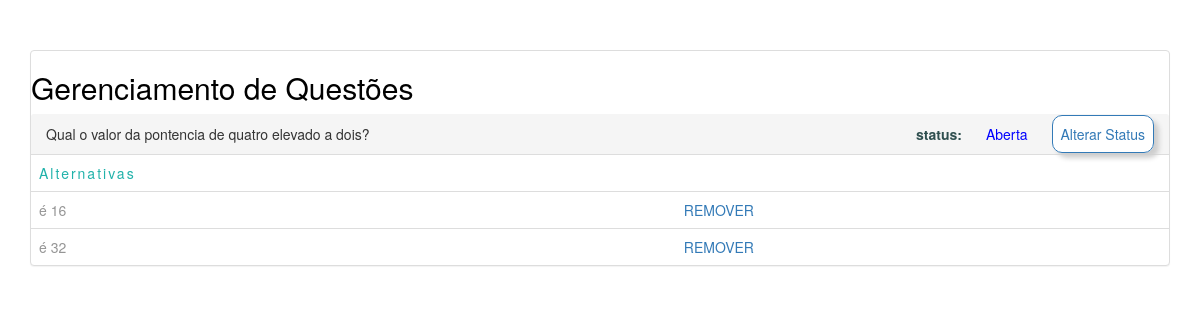
Screenshot of /question/3/manage/ with the database file from the repository.
### pools/models.py (models this page shows, shortened)
class Question(models.Model):
    question_text=models.CharField(max_length=255)
    closed=models.BooleanField(default=False)
    pub_date=models.DateField(max_length=50)

class Choice(models.Model):
    question = models.ForeignKey(Question,
                                 on_delete=models.CASCADE,null=True)
    choice_text = models.CharField(max_length=255)
    votes = models.IntegerField(default=0)

### pools/views.py (the view)
# urls.py: url(r'^question/(?P<pk>\d+)/manage/$',views.manage, name='manage'),
def manage(request,pk):
    questao=Question.objects.get(id=pk)
    choic = Choice.objects.filter(question=questao)
    return render(request,'manage.html',{'questao':questao,
                                           'choice':choic})

### pools/templates/manage.html
	{% extends 'base.html' %}
	{%block body %}
<div class="panel panel-default">
  <h2>Gerenciamento de Questões</h2>
  <div class="panel-heading">{{questao.question_text}}<span class="opcoes_conteiner"><span id="stat" class="opcoes">status:</span>
  	      {% if questao.closed %}
    		<span id="aberta" class="opcoes">Aberta</span>
    		{% else %}
    		<span id="fechada" class="opcoes">Fechada</span>
    		{% endif %}
    		<a id="btn_status" href="{% url 'status' pk=questao.pk %}" onClick="return ConfirmarAlteracao()">Alterar Status</a>
    		</span>
</div>
  <table class="table">
	<tr>
    	<td><span class="alternativas">Alternativas</span></td>
    </tr>
	{%for list in choice %}
	<tr>
    	<td>{{list.choice_text}}</td>
    	<td><a href="{% url 'remover' pk=list.pk %}" onClick="return ConfirmarAlteracao()">REMOVER</a></td>
    </tr>
	{% endfor %}
</table>
</div>
{% endblock %}

### pools/static/css/custom.css (style rules this page uses)
body { padding-top: 50px; color: #959595; }
h1, h2, h3, h4, h5, h6 { color: black; }
.opcoes_conteiner { float:right; }
.opcoes { margin-right:20px; }
#stat { color:#2F4F4F; font-weight:bolder; }
#aberta { color:#0000FF; }
#btn_status { padding:8px; border:1px solid; background-color:#FFFFFF; box-shadow:5px 5px 5px #CECECE; -moz-box-shadow:5px 5px 5px #CECECE; -webkit-box-shadow:5px 5px 5px #CECECE; -webkit-border-radius: 10px; -moz-border-radius: 10px; border-radius: 10px; }
.alternativas { color:#20B2AA; letter-spacing: 2px; }

### rows the page displays
Question: question_text "Qual o valor da pontencia de quatro elevado a dois?"
Choice: choice_text "é 16"
Choice: choice_text "é 32"
